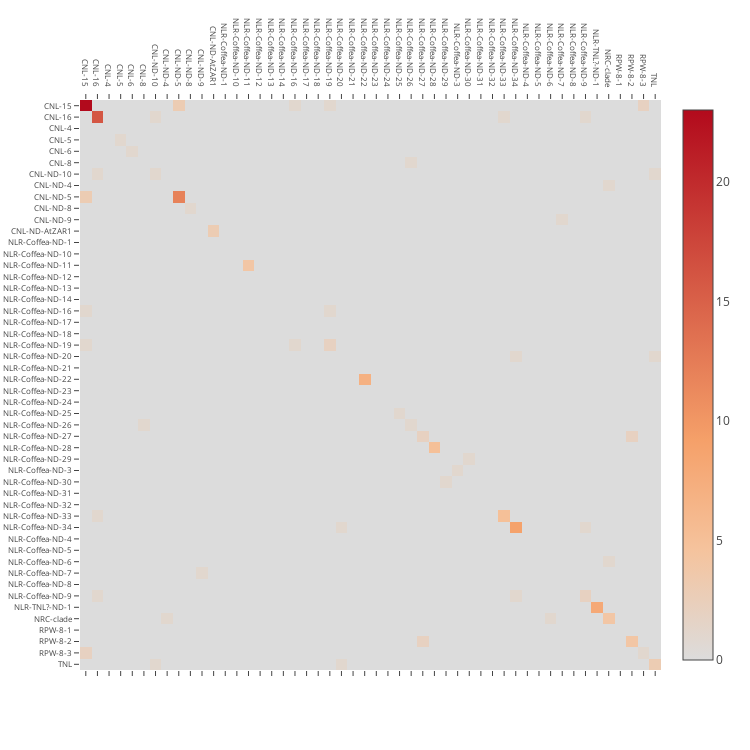

This figure's notebook cell:
### Code cell
### clade vs clade

import pandas as pd
import numpy as np
import plotly
import plotly.plotly as py
import plotly.graph_objs as go

threshold = 30000

### extract clade information
NLR_list = pd.read_csv("original_data/coffeetomato_clade_info_myself.csv")
clade_info = NLR_list.loc[:, ["gene_short_na", "NLR clade"]]
clade_info.columns = ["id", "clade"]

### extract gene_distance info
NLR_gene_info = pd.read_csv("original_data/Coffea_NLR_gene_info.csv", index_col=0)
position_data = NLR_gene_info.iloc[:, [0,3,4,9]]
position_data.columns = ["chr", "start", "end", "id"]

### merge both data
position_data = pd.merge(position_data, clade_info, on='id')
position_data = position_data.sort_values(["clade", "id"])

### calculate distances
def calc_distance(data_from_chr):
    tmp_position_data = data_from_chr.iloc[:, 1]
    tmp_position_data = np.stack([np.array(tmp_position_data), np.zeros(tmp_position_data.shape[0])], 1)

    dist = distance.cdist(tmp_position_data, tmp_position_data, metric='euclidean')
    return dist

dist = pd.DataFrame(calc_distance(position_data))
dist.index = position_data["chr"].values
dist.columns = position_data["chr"].values

position_data['id_clade'] = position_data['id'].str.cat(position_data['clade'], sep='-')

for i in range(dist.shape[0]):
    diff_chr = dist.columns != dist.index[i]
    dist.iloc[i, :].loc[diff_chr] = threshold

dist = np.array(dist)
dist[dist==0] = threshold
dist[dist>threshold] = threshold

distance_data = pd.DataFrame(dist)
distance_data.index = position_data["clade"].values
distance_data.columns = position_data["clade"].values

all_results = []
for clade_1 in distance_data.index.unique():
    each_line = []
    for clade_2 in distance_data.index.unique():
        each_block = distance_data.loc[clade_1, clade_2] < threshold
        if isinstance(distance_data.loc[clade_1, clade_2], pd.DataFrame):
            number_of_genes = sum(sum(each_block.values))
        elif isinstance(distance_data.loc[clade_1, clade_2], pd.Series):
            number_of_genes = sum(each_block.values)
        else:
            if each_block:
                number_of_genes = 1
            else:
                number_of_genes = 0
        if clade_1 == clade_2:
            number_of_genes = number_of_genes / 2
        each_line.append(number_of_genes)
    all_results.append(each_line)
all_results = np.array(all_results)
all_results = np.flip(all_results, 0)
all_results = pd.DataFrame(all_results)
all_results.columns = distance_data.index.unique()
all_results.index = distance_data.index.unique()


### set text of cells
hovertext = list()
for yi, yy in enumerate(distance_data.index.unique()[::-1]):
    hovertext.append(list())
    for xi, xx in enumerate(distance_data.index.unique()):
        hovertext[-1].append('1: {}<br />2: {}<br />gene number: {}'.format(yy, xx, all_results.iloc[yi, xi]))

### make heatmap
trace = go.Heatmap(
                   z=all_results,
                   colorscale="Reds",
                   x=distance_data.index.unique(),
                   y=distance_data.index.unique()[::-1],
                   hoverinfo='text',
                   text=hovertext
                  )
data=[trace]

layout = go.Layout(
                   width=750,
                   height=750,
                   autosize=False,
                   xaxis=dict(mirror="allticks", side="top", tickfont=dict(size=8)),
                   yaxis=dict(tickfont=dict(size=8)),
                  )
fig = go.Figure(data=data, layout=layout)
plotly.offline.iplot(fig, filename='basic-heatmap')

### Figure 1 — Plotly figure (JSON) as saved in the notebook; plotly's stock layout.template omitted (floating-point values rounded to 4 significant figures; data arrays with more than 128 entries replaced by an {"elided": "..."} marker saying what was removed)
{"data": [{"colorscale": "Reds", "hoverinfo": "text", "text": {"elided": "50x50 str values"}, "type": "heatmap", "uid": "f86cbdbe-d71b-46c8-b0f1-7265793b757c", "x": ["CNL-15", "CNL-16", "CNL-4", "CNL-5", "CNL-6", "CNL-8", "CNL-ND-10", "CNL-ND-4", "CNL-ND-5", "CNL-ND-8", "CNL-ND-9", "CNL-ND-AtZAR1", "NLR-Coffea-ND-1", "NLR-Coffea-ND-10", "NLR-Coffea-ND-11", "NLR-Coffea-ND-12", "NLR-Coffea-ND-13", "NLR-Coffea-ND-14", "NLR-Coffea-ND-16", "NLR-Coffea-ND-17", "NLR-Coffea-ND-18", "NLR-Coffea-ND-19", "NLR-Coffea-ND-20", "NLR-Coffea-ND-21", "NLR-Coffea-ND-22", "NLR-Coffea-ND-23", "NLR-Coffea-ND-24", "NLR-Coffea-ND-25", "NLR-Coffea-ND-26", "NLR-Coffea-ND-27", "NLR-Coffea-ND-28", "NLR-Coffea-ND-29", "NLR-Coffea-ND-3", "NLR-Coffea-ND-30", "NLR-Coffea-ND-31", "NLR-Coffea-ND-32", "NLR-Coffea-ND-33", "NLR-Coffea-ND-34", "NLR-Coffea-ND-4", "NLR-Coffea-ND-5", "NLR-Coffea-ND-6", "NLR-Coffea-ND-7", "NLR-Coffea-ND-8", "NLR-Coffea-ND-9", "NLR-TNL?-ND-1", "NRC-clade", "RPW-8-1", "RPW-8-2", "RPW-8-3", "TNL"], "y": ["TNL", "RPW-8-3", "RPW-8-2", "RPW-8-1", "NRC-clade", "NLR-TNL?-ND-1", "NLR-Coffea-ND-9", "NLR-Coffea-ND-8", "NLR-Coffea-ND-7", "NLR-Coffea-ND-6", "NLR-Coffea-ND-5", "NLR-Coffea-ND-4", "NLR-Coffea-ND-34", "NLR-Coffea-ND-33", "NLR-Coffea-ND-32", "NLR-Coffea-ND-31", "NLR-Coffea-ND-30", "NLR-Coffea-ND-3", "NLR-Coffea-ND-29", "NLR-Coffea-ND-28", "NLR-Coffea-ND-27", "NLR-Coffea-ND-26", "NLR-Coffea-ND-25", "NLR-Coffea-ND-24", "NLR-Coffea-ND-23", "NLR-Coffea-ND-22", "NLR-Coffea-ND-21", "NLR-Coffea-ND-20", "NLR-Coffea-ND-19", "NLR-Coffea-ND-18", "NLR-Coffea-ND-17", "NLR-Coffea-ND-16", "NLR-Coffea-ND-14", "NLR-Coffea-ND-13", "NLR-Coffea-ND-12", "NLR-Coffea-ND-11", "NLR-Coffea-ND-10", "NLR-Coffea-ND-1", "CNL-ND-AtZAR1", "CNL-ND-9", "CNL-ND-8", "CNL-ND-5", "CNL-ND-4", "CNL-ND-10", "CNL-8", "CNL-6", "CNL-5", "CNL-4", "CNL-16", "CNL-15"], "z": {"elided": "50x50 int values"}}], "layout": {"autosize": false, "height": 750, "width": 750, "xaxis": {"autorange": true, "mirror": "allticks", "range": [-0.5, 49.5], "side": "top", "tickfont": {"size": 8}, "type": "category"}, "yaxis": {"autorange": true, "range": [-0.5, 49.5], "tickfont": {"size": 8}, "type": "category"}}}
